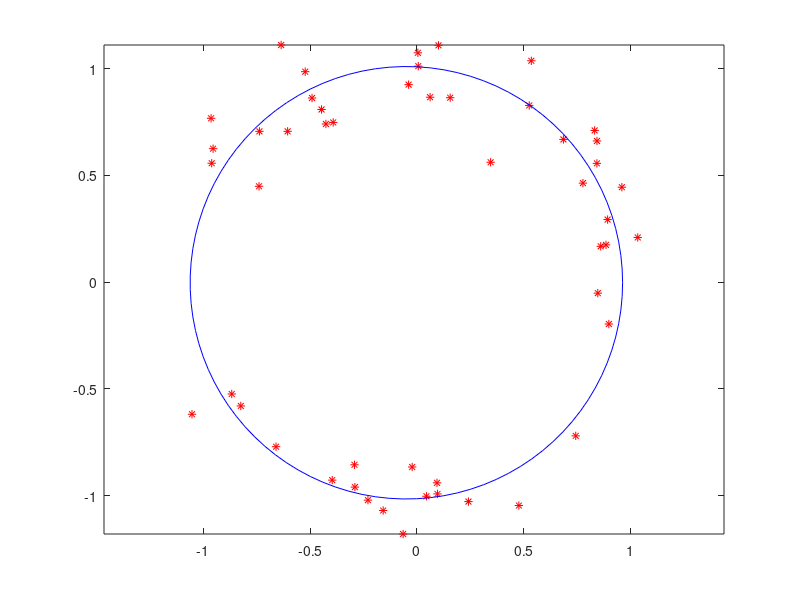

Recreate this plot in MATLAB.
clear;
clf;
close all;

%pt=dlmread("circle.txt");
np=50;
alfa=2*pi*rand(1,np)';
r=1+0.1*randn(size(alfa));
xd=r.*cos(alfa);
yd=r.*sin(alfa);
plot(xd,yd,'r*')
xlim([-1.3,1.3]); ylim([-1.3,1.3]);


% xd=pt(:,1);
% yd=pt(:,2);

plot(xd,yd,'r*');
hold on;

F = @(v,x,y) (v(1)-x).^2+(v(2)-y).^2-v(3)^2;
f=@(v) F(v,xd,yd); 

par=lsqnonlin(f,[1,1,1]');
tt=linspace(0,2*pi);
plot(cos(tt)*par(3)+par(1),sin(tt)*par(3)+par(2),'b');
axis equal;

hold off;



% function ret=F(v,x,y)
%   ret=(v(1)-x).^2+(v(2)-y).^2-v(3)^2;
% end
